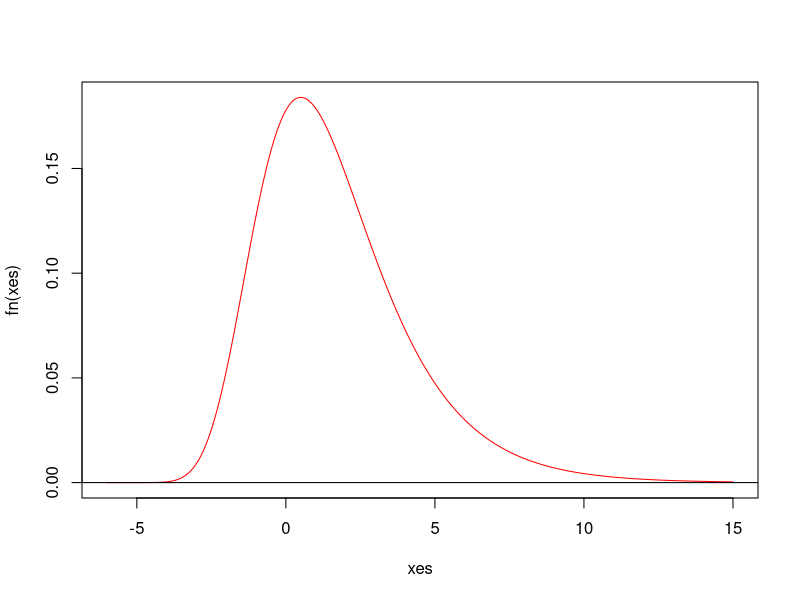

Write R code to recreate this figure.
# Resolucion de una integral por el método de Monte Carlo.
# Resolución del ejercicio:
# Una variable aleatoria X, con dominio en los números reales, tiene distribución Gumbel, y su densidad está dada por la siguiente función, donde "μ" es un parámetro de ubicación y "β" es un parámetro de escalamiento. Utilizando simulación de Monte Carlo, estime P(X < 0) para μ=0,5 y β=2.

fn = function(x){
  f = (1/2)*exp(-((x - 0.5)/2) - exp(-((x - 0.5)/2)))
  return(f)
}

#Dibujo de la funcion
xes = seq(from=-6, to=15, by=0.01)
plot(xes, fn(xes), type="l", col="red")
abline(h=0)

n = 100000
a = -5
b = 0

u = a + (b - a)*runif(n)

AlturaPromedio = 1/n*sum(fn(u))
AnchoBase = b - a
(IntegralMonteCarlo = AlturaPromedio*AnchoBase) #0.277968727851918
